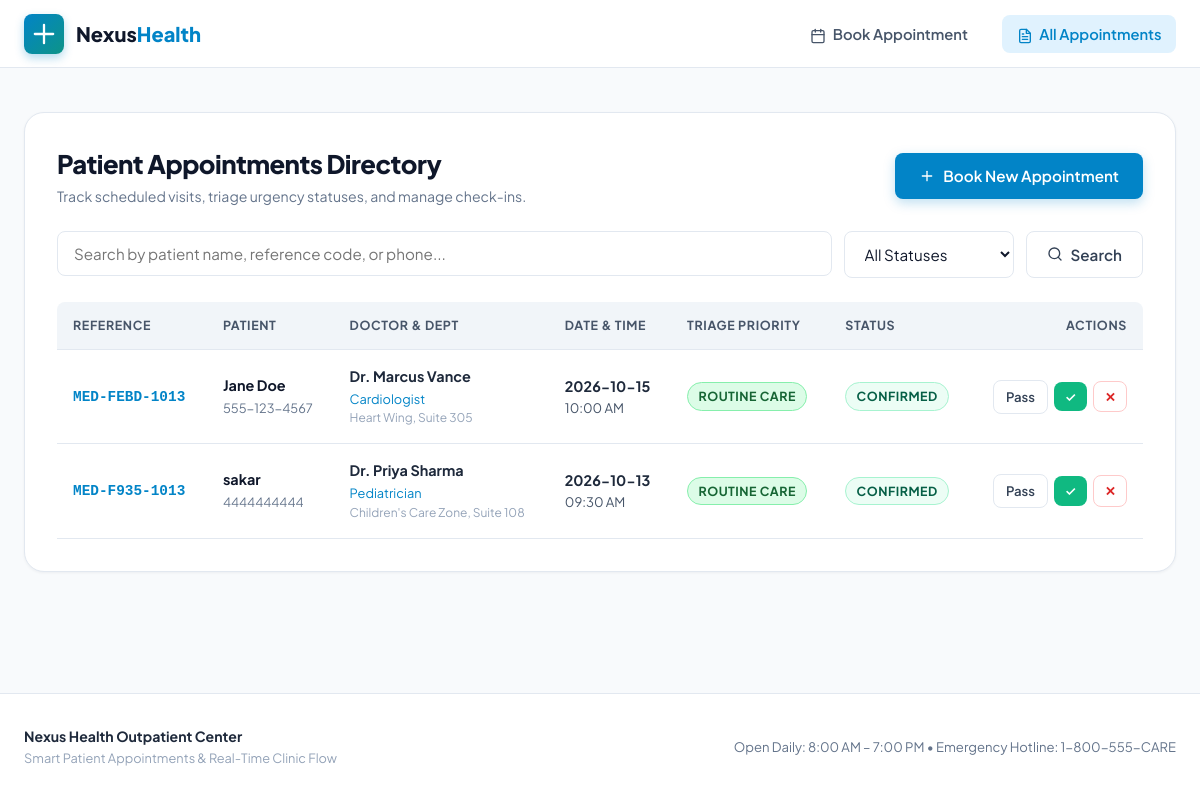
The app's page /appointments with its own data.
### tables this page shows
CREATE TABLE appointments (
                id INTEGER PRIMARY KEY AUTOINCREMENT,
                booking_ref TEXT UNIQUE NOT NULL,
                patient_name TEXT NOT NULL,
                patient_email TEXT NOT NULL,
                patient_phone TEXT NOT NULL,
                doctor_id INTEGER NOT NULL,
                appointment_date TEXT NOT NULL,
                time_slot TEXT NOT NULL,
                symptoms TEXT,
                triage_level TEXT DEFAULT 'Routine',
                triage_badge TEXT DEFAULT 'badge-routine',
                triage_notes TEXT,
                status TEXT DEFAULT 'Confirmed',
                created_at TIMESTAMP DEFAULT CURRENT_TIMESTAMP,
                FOREIGN KEY (doctor_id) REFERENCES doctors(id)
            );

CREATE TABLE doctors (
                id INTEGER PRIMARY KEY AUTOINCREMENT,
                name TEXT NOT NULL,
                specialty TEXT NOT NULL,
                qualification TEXT NOT NULL,
                room_number TEXT NOT NULL,
                consultation_fee INTEGER NOT NULL,
                avatar_color TEXT NOT NULL,
                bio TEXT,
                experience_years INTEGER DEFAULT 10
            );

### app.py (the view)
@app.route("/appointments")
def list_appointments():
    search = request.args.get("search", "").strip()
    status_filter = request.args.get("status", "").strip()
    query = """
        SELECT a.*, d.name as doctor_name, d.specialty, d.room_number
        FROM appointments a
        JOIN doctors d ON a.doctor_id = d.id
        WHERE 1=1
    """
    params = []
    if search:
        query += " AND (a.patient_name LIKE ? OR a.booking_ref LIKE ? OR a.patient_phone LIKE ?)"
        term = f"%{search}%"
        params.extend([term, term, term])
    if status_filter:
        query += " AND a.status = ?"
        params.append(status_filter)
    query += " ORDER BY a.appointment_date DESC, a.time_slot DESC"
    with get_db() as conn:
        cursor = conn.cursor()
        cursor.execute(query, params)
        appointments = cursor.fetchall()
    return render_template("appointments.html", appointments=appointments, search=search, status_filter=status_filter)

### app.py (called while the page is built)
def get_db():
    conn = sqlite3.connect(DB_PATH)
    conn.row_factory = sqlite3.Row
    return conn

### templates/appointments.html (shortened to what this page needs)
{% extends "base.html" %}
{% block content %}
<div class="card" style="margin-bottom: 2rem;">
  <div style="display: flex; flex-wrap: wrap; justify-content: space-between; align-items: center; gap: 1rem; margin-bottom: 1.5rem;">
    <div>
      <h1 style="font-size: 1.6rem; font-weight: 800; color: var(--slate-900);">Patient Appointments Directory</h1>
      <p style="font-size: 0.88rem; color: var(--slate-500); margin-top: 2px;">
        Track scheduled visits, triage urgency statuses, and manage check-ins.
      </p>
    </div>
    <a href="{{ url_for('index') }}" class="btn btn-primary" id="btnNewAppointment">
      <svg width="16" height="16" viewBox="0 0 24 24" fill="none" stroke="currentColor" stroke-width="2" stroke-linecap="round" stroke-linejoin="round">
        <line x1="12" y1="5" x2="12" y2="19"></line>
        <line x1="5" y1="12" x2="19" y2="12"></line>
      </svg>
      Book New Appointment
    </a>
  </div>
  <form method="GET" action="{{ url_for('list_appointments') }}" style="display: flex; flex-wrap: wrap; gap: 0.75rem; margin-bottom: 1.5rem;">
    <div style="flex: 1; min-width: 240px;">
      <input type="text" name="search" value="{{ search }}" class="form-control" placeholder="Search by patient name, reference code, or phone...">
    </div>
    <div style="width: 170px;">
      <select name="status" class="form-control" onchange="this.form.submit()">
        <option value="" {% if not status_filter %}selected{% endif %}>All Statuses</option>
      </select>
    </div>
    <button type="submit" class="btn btn-outline" style="padding: 0.75rem 1.25rem;">
      <svg width="16" height="16" viewBox="0 0 24 24" fill="none" stroke="currentColor" stroke-width="2" stroke-linecap="round" stroke-linejoin="round">
        <circle cx="11" cy="11" r="8"></circle>
        <line x1="21" y1="21" x2="16.65" y2="16.65"></line>
      </svg>
      Search
    </button>
  </form>
  <div class="table-responsive">
    <table class="modern-table">
      <thead>
        <tr>
          <th>Reference</th>
          <th>Patient</th>
          <th>Doctor & Dept</th>
          <th>Date & Time</th>
          <th>Triage Priority</th>
          <th>Status</th>
          <th style="text-align: right;">Actions</th>
        </tr>
      </thead>
      <tbody>
        {% if appointments %}
          {% for app in appointments %}
          <tr>
            <td>
              <a href="{{ url_for('view_pass', booking_ref=app.booking_ref) }}" style="font-weight: 700; font-family: monospace; color: var(--primary);">
                {{ app.booking_ref }}
              </a>
            </td>
            <td>
              <strong style="color: var(--slate-900); display: block;">{{ app.patient_name }}</strong>
              <span style="font-size: 0.8rem; color: var(--slate-500);">{{ app.patient_phone }}</span>
            </td>
            <td>
              <strong style="color: var(--slate-800); display: block;">{{ app.doctor_name }}</strong>
              <span style="font-size: 0.8rem; color: var(--primary);">{{ app.specialty }}</span>
              <span style="font-size: 0.75rem; color: var(--slate-400); display: block;">{{ app.room_number }}</span>
            </td>
            <td>
              <strong>{{ app.appointment_date }}</strong>
              <span style="display: block; font-size: 0.82rem; color: var(--slate-600);">{{ app.time_slot }}</span>
            </td>
            <td>
              <span class="badge {{ app.triage_badge }}">{{ app.triage_level }}</span>
            </td>
            <td>
              <span class="badge badge-{{ app.status.lower() }}">{{ app.status }}</span>
            </td>
            <td style="text-align: right; white-space: nowrap;">
              <a href="{{ url_for('view_pass', booking_ref=app.booking_ref) }}" class="btn btn-outline" style="padding: 0.4rem 0.75rem; font-size: 0.82rem; margin-right: 4px;" title="View Digital Pass">
                Pass
              </a>
              {% if app.status == 'Confirmed' %}
              <form action="{{ url_for('complete_appointment', app_id=app.id) }}" method="POST" style="display: inline;">
                <button type="submit" class="btn btn-success" style="padding: 0.4rem 0.65rem; font-size: 0.82rem; margin-right: 4px;" title="Mark Completed">
                  ✓
                </button>
              </form>
              <form action="{{ url_for('cancel_appointment', app_id=app.id) }}" method="POST" onsubmit="return confirm('Cancel this appointment?');" style="display: inline;">
                <button type="submit" class="btn btn-danger-outline" style="padding: 0.4rem 0.65rem; font-size: 0.82rem;" title="Cancel">
                  ✕
                </button>
              </form>
              {% endif %}
            </td>
          </tr>
          {% endfor %}
        {% endif %}
      </tbody>
    </table>
  </div>
</div>
{% endblock %}

### static/css/style.css (style rules this page uses)
:root { --primary: #0284c7; --primary-hover: #0369a1; --primary-light: #e0f2fe; --teal: #0d9488; --teal-light: #ccfbf1; --emerald: #10b981; --slate-900: #0f172a; --slate-800: #1e293b; --slate-700: #334155; --slate-600: #475569; --slate-500: #64748b; --slate-400: #94a3b8; --slate-200: #e2e8f0; --slate-100: #f1f5f9; --slate-50: #f8fafc; --white: #ffffff; --urgent-bg: #fee2e2; --urgent-text: #991b1b; --urgent-border: #fca5a5; --priority-bg: #fef3c7; --priority-text: #92400e; --priority-border: #fcd34d; --routine-bg: #dcfce7; --routine-text: #166534; --routine-border: #86efac; --radius-sm: 8px; --radius-md: 14px; --radius-lg: 20px; --radius-xl: 28px; --shadow-sm: 0 1px 3px rgba(15, 23, 42, 0.05); --shadow-md: 0 4px 14px rgba(15, 23, 42, 0.08); --shadow-lg: 0 12px 30px rgba(15, 23, 42, 0.12); --shadow-glow: 0 8px 24px rgba(2, 132, 199, 0.2); --transition: all 0.22s cubic-bezier(0.16, 1, 0.3, 1); }
*, *::before, *::after { box-sizing: border-box; margin: 0; padding: 0; }
body { font-family: 'Plus Jakarta Sans', -apple-system, BlinkMacSystemFont, 'Segoe UI', Roboto, sans-serif; background-color: var(--slate-50); color: var(--slate-800); line-height: 1.5; min-height: 100vh; display: flex; flex-direction: column; }
h1, h2, h3, h4, h5 { color: var(--slate-900); font-weight: 700; letter-spacing: -0.02em; }
a { color: var(--primary); text-decoration: none; transition: var(--transition); }
.card { background: var(--white); border-radius: var(--radius-lg); border: 1px solid var(--slate-200); box-shadow: var(--shadow-sm); padding: 2rem; transition: var(--transition); }
.form-control { width: 100%; padding: 0.75rem 1rem; border: 1.5px solid var(--slate-200); border-radius: var(--radius-sm); font-size: 0.95rem; font-family: inherit; color: var(--slate-900); background-color: var(--white); transition: var(--transition); }
.btn { display: inline-flex; align-items: center; justify-content: center; gap: 0.5rem; font-weight: 600; font-size: 0.95rem; padding: 0.75rem 1.5rem; border-radius: var(--radius-sm); border: none; cursor: pointer; transition: var(--transition); text-align: center; font-family: inherit; }
.btn-primary { background: var(--primary); color: var(--white); box-shadow: 0 4px 12px rgba(2, 132, 199, 0.25); }
.btn-success { background: var(--emerald); color: var(--white); }
.btn-outline { background: transparent; border: 1.5px solid var(--slate-200); color: var(--slate-700); }
.btn-danger-outline { background: transparent; border: 1.5px solid #fecaca; color: #dc2626; }
.badge { display: inline-flex; align-items: center; gap: 0.35rem; padding: 0.25rem 0.65rem; border-radius: 999px; font-size: 0.78rem; font-weight: 700; text-transform: uppercase; letter-spacing: 0.04em; }
.badge-routine { background: var(--routine-bg); color: var(--routine-text); border: 1px solid var(--routine-border); }
.badge-confirmed { background: #ecfdf5; color: #065f46; border: 1px solid #a7f3d0; }
.table-responsive { width: 100%; overflow-x: auto; }
.modern-table { width: 100%; border-collapse: separate; border-spacing: 0; }
.modern-table th { background: var(--slate-100); color: var(--slate-600); font-size: 0.78rem; text-transform: uppercase; font-weight: 700; letter-spacing: 0.05em; padding: 0.9rem 1rem; text-align: left; border-bottom: 1px solid var(--slate-200); }
.modern-table th:first-child { border-top-left-radius: var(--radius-sm); }
.modern-table th:last-child { border-top-right-radius: var(--radius-sm); }
.modern-table td { padding: 1rem; border-bottom: 1px solid var(--slate-200); font-size: 0.9rem; color: var(--slate-800); vertical-align: middle; }

### records on screen
appointments: booking_ref "MED-FEBD-1013", patient_name "Jane Doe", patient_phone "555-123-4567", doctor_name "Dr. Marcus Vance", specialty "Cardiologist", room_number "Heart Wing, Suite 305", appointment_date "2026-10-15", time_slot "10:00 AM", triage_level "ROUTINE CARE", status "CONFIRMED"
appointments: booking_ref "MED-F935-1013", patient_name "sakar", patient_phone "4444444444", doctor_name "Dr. Priya Sharma", specialty "Pediatrician", room_number "Children's Care Zone, Suite 108", appointment_date "2026-10-13", time_slot "09:30 AM", triage_level "ROUTINE CARE", status "CONFIRMED"
